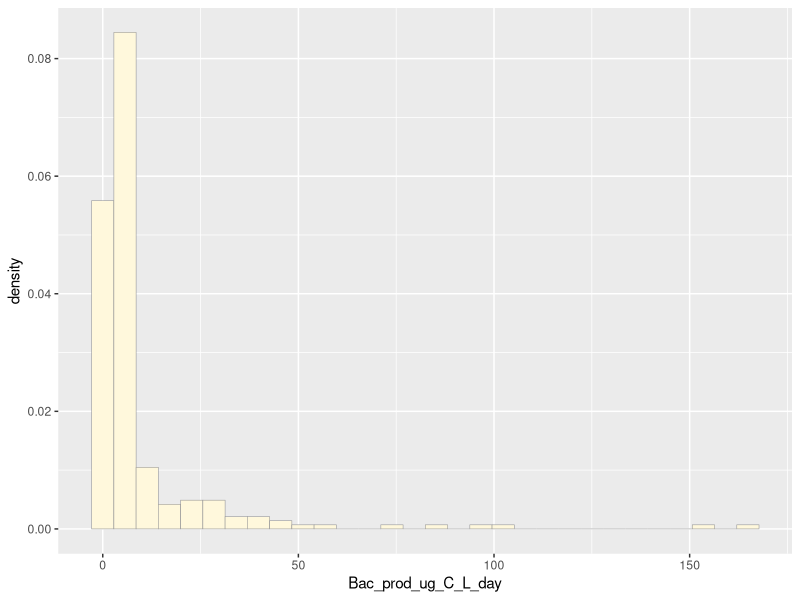
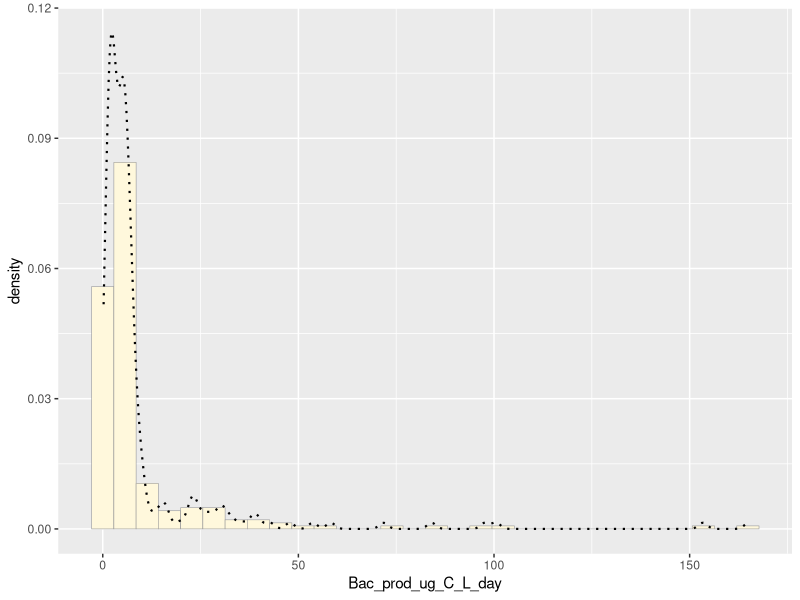
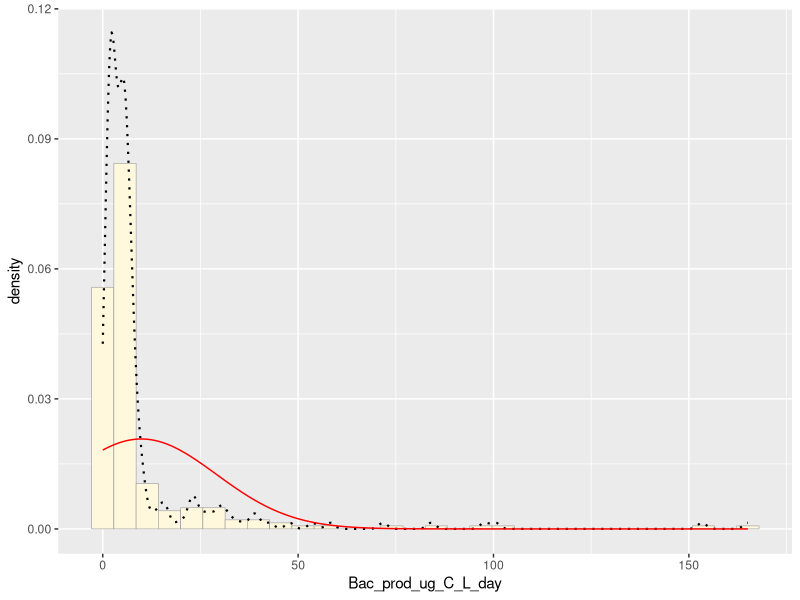
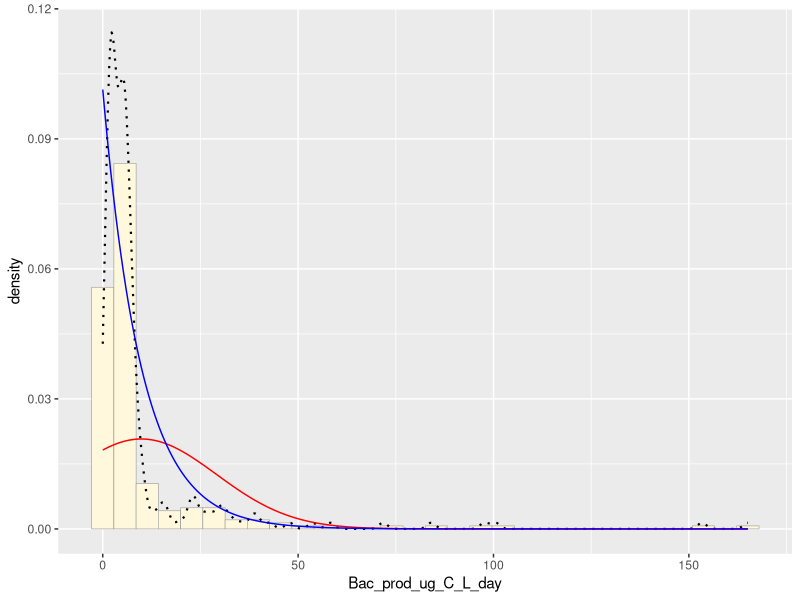
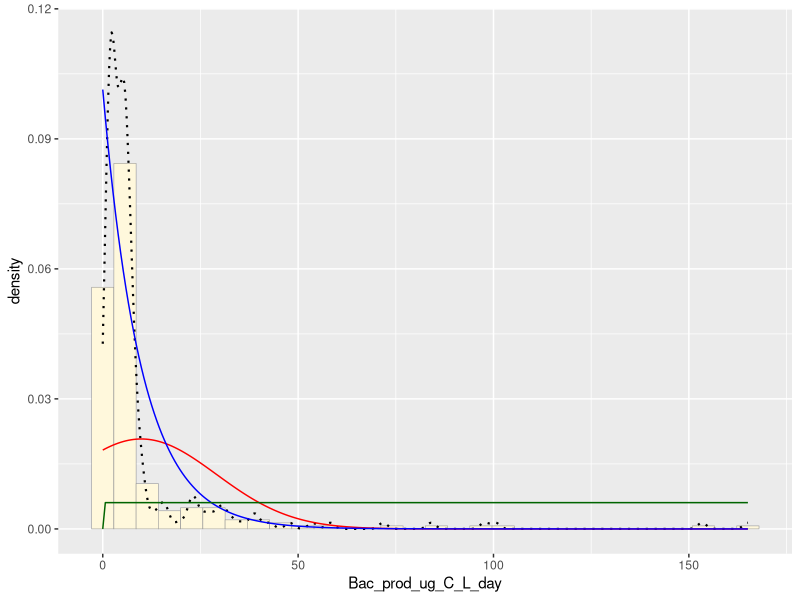
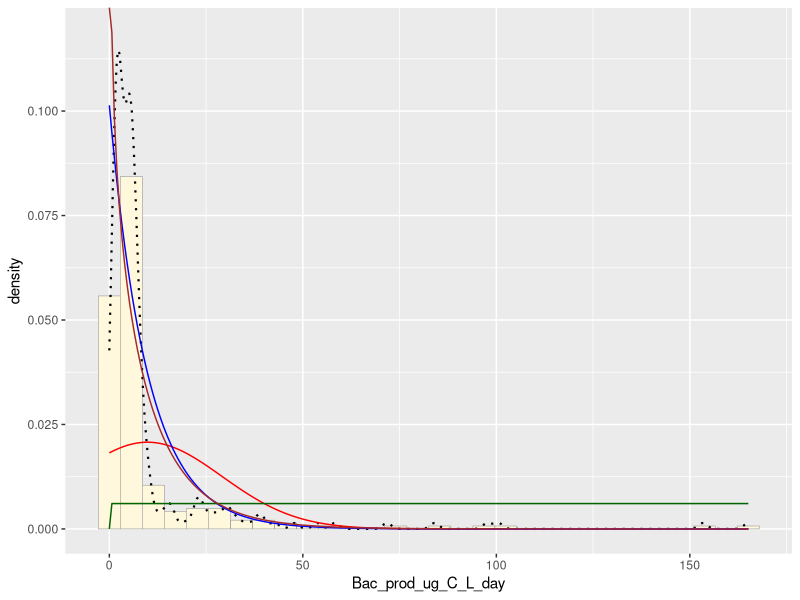
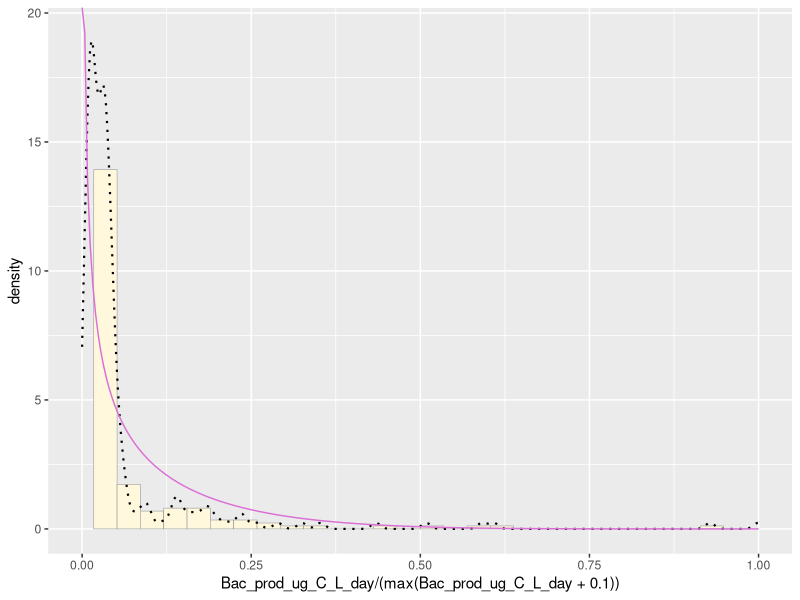

Recreate these plots in R, in order.
# Homework08practice


z <- read.csv("2008_bacprods_Kling.csv",header=TRUE,sep=",")
str(z)
summary(z)


#Open Libraries
library(ggplot2) # for graphics
library(MASS) # for maximum likelihood estimation


#Read in data vector
# quick and dirty, a truncated normal distribution to work on the solution set

#z <- rnorm(n=3000,mean=0.2)
#z <- data.frame(1:3000,z)
#names(z) <- list("ID","myVar")
#z <- z[z$myVar>0,]
#str(z)
#summary(z$myVar)


#Plot histogram of data
p1 <- ggplot(data=z, aes(x=Bac_prod_ug_C_L_day, y=..density..)) +
  geom_histogram(color="grey60",fill="cornsilk",size=0.2)
print(p1)


#add empirical density curve
p1 <-  p1 +  geom_density(linetype="dotted",size=0.75)
print(p1)


#Get maximum likelihood parameter for normal
normPars <- fitdistr(z$Bac_prod_ug_C_L_day,"normal")
print(normPars)
str(normPars)
normPars$estimate["mean"] # note structure of getting a named attribute



#Plot normal probability density
meanML <- normPars$estimate["mean"]
sdML <- normPars$estimate["sd"]

xval <- seq(0,max(z$Bac_prod_ug_C_L_day),len=length(z$Bac_prod_ug_C_L_day))

stat <- stat_function(aes(x = xval, y = ..y..), fun = dnorm, colour="red", n = length(z$Bac_prod_ug_C_L_day), args = list(mean = meanML, sd = sdML))
p1 + stat


#Plot exponential probability density
expoPars <- fitdistr(z$Bac_prod_ug_C_L_day,"exponential")
rateML <- expoPars$estimate["rate"]

stat2 <- stat_function(aes(x = xval, y = ..y..), fun = dexp, colour="blue", n = length(z$Bac_prod_ug_C_L_day), args = list(rate=rateML))
p1 + stat + stat2
# SAYS BINS = 30 DOESNT WORK

#plot uniform probability density
stat3 <- stat_function(aes(x = xval, y = ..y..), fun = dunif, colour="darkgreen", n = length(z$Bac_prod_ug_C_L_day), args = list(min=min(z$Bac_prod_ug_C_L_day), max=max(z$Bac_prod_ug_C_L_day)))
p1 + stat + stat2 + stat3


#Plot gamma probability density
gammaPars <- fitdistr(z$Bac_prod_ug_C_L_day,"gamma")
shapeML <- gammaPars$estimate["shape"]
rateML <- gammaPars$estimate["rate"]

stat4 <- stat_function(aes(x = xval, y = ..y..), fun = dgamma, colour="brown", n = length(z$Bac_prod_ug_C_L_day), args = list(shape=shapeML, rate=rateML))
p1 + stat + stat2 + stat3 + stat4


#Plot Beta Probability density
pSpecial <- ggplot(data=z, aes(x=Bac_prod_ug_C_L_day/(max(Bac_prod_ug_C_L_day + 0.1)), y=..density..)) +
  geom_histogram(color="grey60",fill="cornsilk",size=0.2) +
  xlim(c(0,1)) +
  geom_density(size=0.75,linetype="dotted")

betaPars <- fitdistr(x=z$Bac_prod_ug_C_L_day/max(z$Bac_prod_ug_C_L_day + 0.1),start=list(shape1=1,shape2=2),"beta")
shape1ML <- betaPars$estimate["shape1"]
shape2ML <- betaPars$estimate["shape2"]

statSpecial <- stat_function(aes(x = xval, y = ..y..), fun = dbeta, colour="orchid", n = length(z$Bac_prod_ug_C_L_day), args = list(shape1=shape1ML,shape2=shape2ML))
pSpecial + statSpecial

